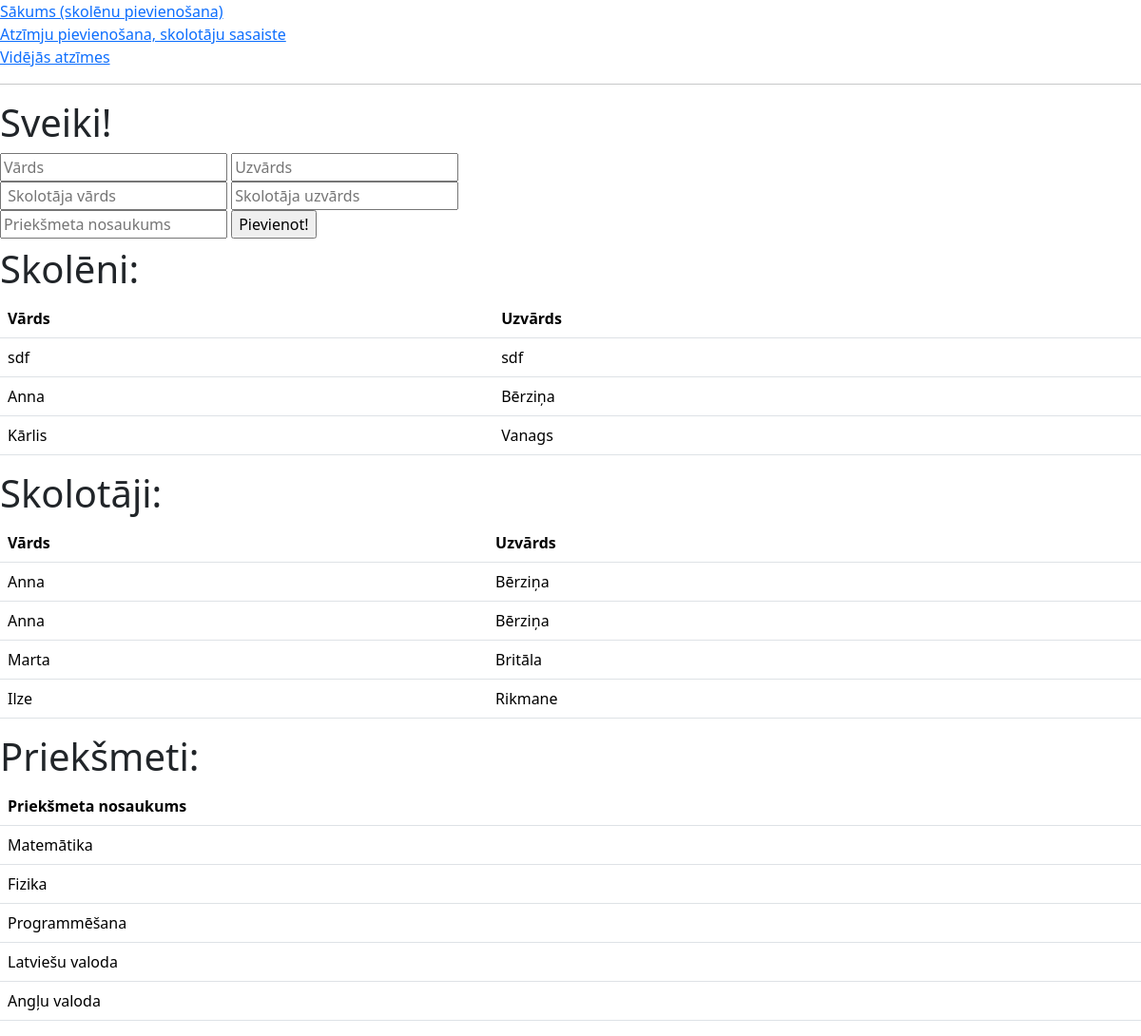
Before: / with the older database file.
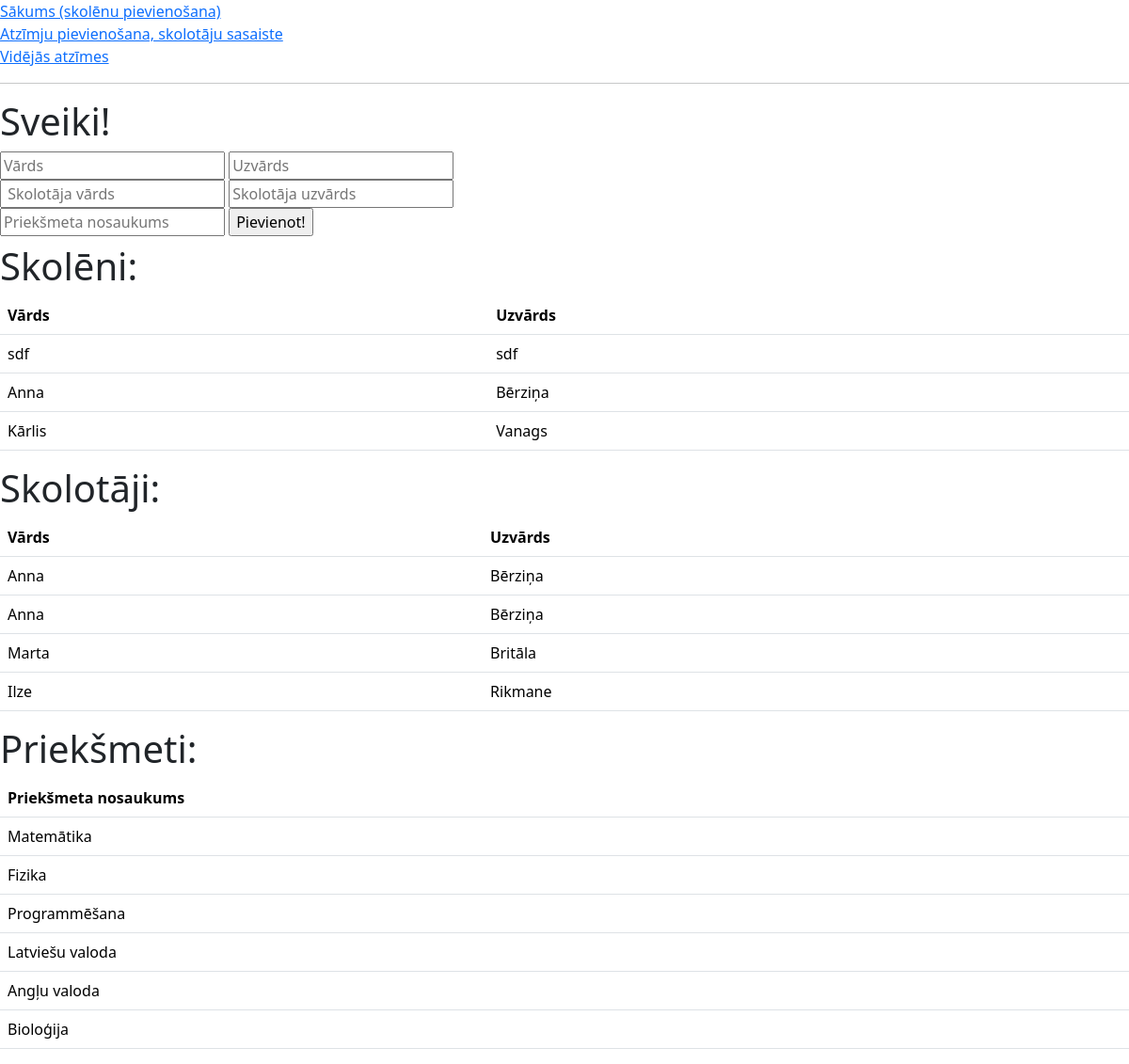
After: the same page with the newer database file.
### tables this page shows
CREATE TABLE skoleni(
        id INTEGER PRIMARY KEY AUTOINCREMENT,
        vards TEXT NOT NULL,
        uzvards TEXT NOT NULL
        );

CREATE TABLE skolotaji(
        id INTEGER PRIMARY KEY AUTOINCREMENT,
        vards TEXT NOT NULL,
        uzvards TEXT NOT NULL
        );

CREATE TABLE prieksmeti(
        id INTEGER PRIMARY KEY AUTOINCREMENT,
        nosaukums TEXT NOT NULL
        );

### main.py (the view, shortened to what this page needs)
@app.route("/", methods=["POST","GET"])
def index():
    skoleni_no_db = iegut_skolenus()
    skolotaji_no_db = iegut_skolotajus()
    prieksmeti_no_db = iegut_prieksmetus()
    return render_template("index.html", skoleni = skoleni_no_db,  skolotaji = skolotaji_no_db, prieksmeti = prieksmeti_no_db)

### dati.py (called while the page is built)
def iegut_skolenus():
    cur = conn.cursor()
    cur.execute(
        """SELECT vards, uzvards, id FROM skoleni"""
    )
    conn.commit()
    dati = cur.fetchall()
    return dati

def iegut_skolotajus():
    cur = conn.cursor()
    cur.execute(
        """SELECT vards, uzvards, id FROM skolotaji"""
    )
    conn.commit()
    dati = cur.fetchall()
    return dati

def iegut_prieksmetus():
    cur = conn.cursor()
    cur.execute(
        """SELECT nosaukums, id FROM prieksmeti"""
    )
    conn.commit()
    dati = cur.fetchall()
    return dati

### templates/index.html (shortened to what this page needs)
<!DOCTYPE html>
<html lang="lv">
    <head>
        <link href="https://cdn.jsdelivr.net/npm/bootstrap@5.3.3/dist/css/bootstrap.min.css" rel="stylesheet">
    </head>
    <body>
<a href="/">Sākums (skolēnu pievienošana)</a><br>
<a href="/pievienot">Atzīmju pievienošana, skolotāju sasaiste</a><br>
<a href="/atzimes">Vidējās atzīmes</a>
<hr>
{% block saturs%}
        <h1>Sveiki!</h1>
        <form method="post">
            <input type="text" id="name" name="name" placeholder="Vārds">
            <input type="text" id="lastname" name="lastname" placeholder="Uzvārds">
<br>
            <input type="text" id="sk_name" name="sk_name" placeholder=" Skolotāja vārds">
            <input type="text" id="sk_lastname" name="sk_lastname" placeholder="Skolotāja uzvārds">
<br>
            <input type="text" id="prieksmets" name="prieksmets" placeholder="Priekšmeta nosaukums">
            <input type="submit" value="Pievienot!">
        </form>
<h1>Skolēni:</h1>
        <table class="table">
            <tr>
                <th>Vārds</th>
                <th>Uzvārds</th>
            </tr>
            {% for viens in skoleni %}
            <tr>
            <td>{{viens[0]}}</td>
            <td>{{viens[1]}}</td>
            </tr>
            {% endfor %}
        </table>
        <h1>Skolotāji:</h1>
        <table class="table">
            <tr>
                <th>Vārds</th>
                <th>Uzvārds</th>
            </tr>
            {% for viens in skolotaji %}
            <tr>
            <td>{{viens[0]}}</td>
            <td>{{viens[1]}}</td>
            </tr>
            {% endfor %}
        </table>
        <h1>Priekšmeti:</h1>
        <table class="table">
            <tr>
                <th>Priekšmeta nosaukums</th>
            </tr>
            {% for viens in prieksmeti %}
            <tr>
            <td>{{viens[0]}}</td>
            </tr>
            {% endfor %}
        </table>
{% endblock %}
    </body>
</html>

Changed rows visible on the page:
added prieksmeti: nosaukums "Bioloģija"
